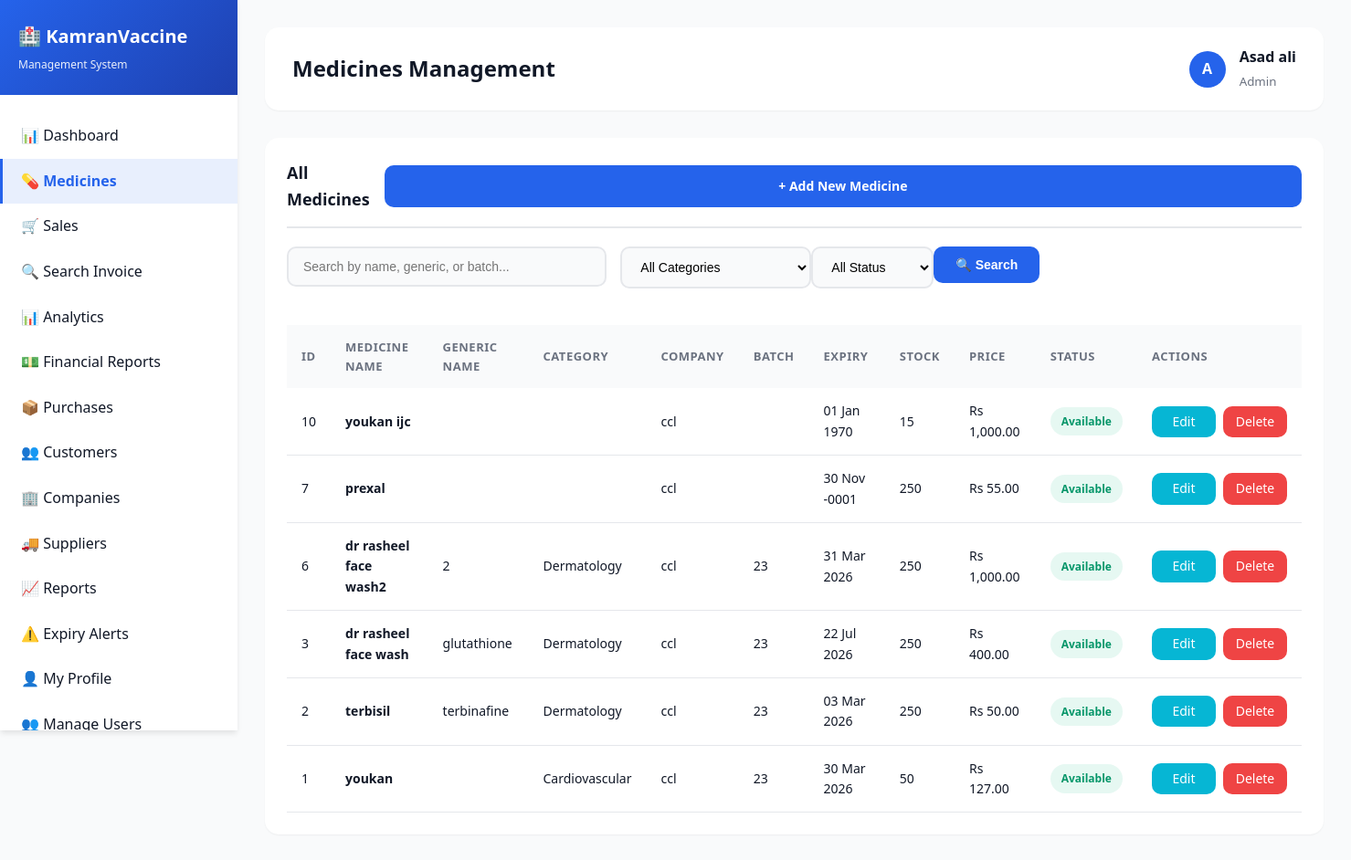
The page /admin/medicines.php (signed in) on the database as committed earlier.
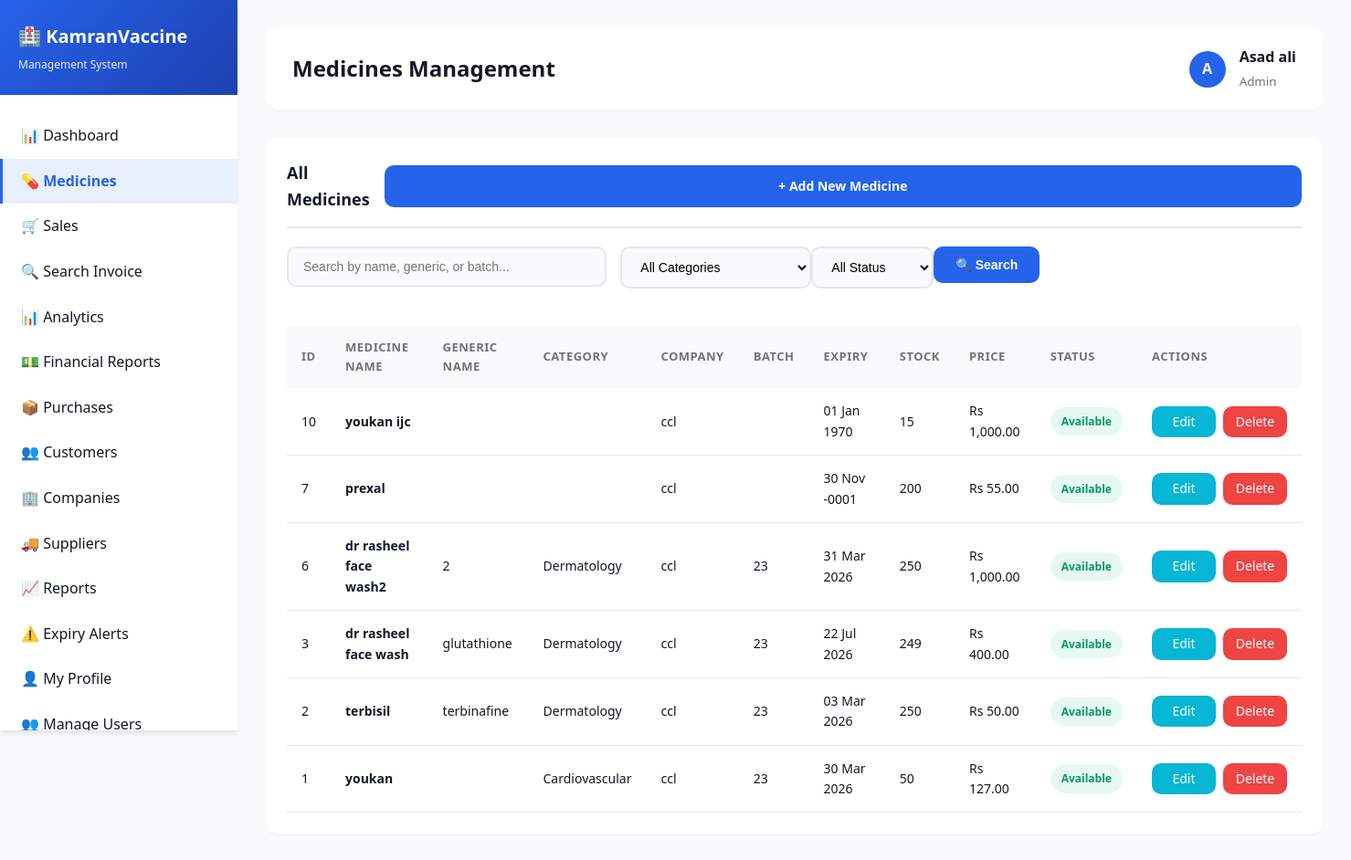
The same page on the database as committed later.
### tables this page shows
CREATE TABLE `medicines` (
  `id` int(11) NOT NULL AUTO_INCREMENT,
  `medicine_name` varchar(255) NOT NULL,
  `generic_name` varchar(255) DEFAULT NULL,
  `category_id` int(11) DEFAULT NULL,
  `company_id` int(11) DEFAULT NULL,
  `batch_number` varchar(100) DEFAULT NULL,
  `barcode` varchar(100) DEFAULT NULL,
  `manufacturing_date` date DEFAULT NULL,
  `expiry_date` date DEFAULT NULL,
  `purchase_price` decimal(10,2) NOT NULL,
  `selling_price` decimal(10,2) NOT NULL,
  `mrp` decimal(10,2) DEFAULT NULL,
  `quantity` int(11) DEFAULT 0,
  `reorder_level` int(11) DEFAULT 10,
  `rack_location` varchar(100) DEFAULT NULL,
  `description` text DEFAULT NULL,
  `side_effects` text DEFAULT NULL,
  `dosage` varchar(255) DEFAULT NULL,
  `status` enum('available','out_of_stock','expired') DEFAULT 'available',
  `created_at` timestamp NOT NULL DEFAULT current_timestamp(),
  `updated_at` timestamp NOT NULL DEFAULT current_timestamp() ON UPDATE current_timestamp(),
  PRIMARY KEY (`id`),
  UNIQUE KEY `barcode` (`barcode`),
  KEY `company_id` (`company_id`),
  KEY `category_id` (`category_id`),
  KEY `idx_medicine_name` (`medicine_name`),
  KEY `idx_barcode` (`barcode`),
  KEY `idx_expiry` (`expiry_date`),
  KEY `idx_status` (`status`),
  CONSTRAINT `medicines_ibfk_1` FOREIGN KEY (`company_id`) REFERENCES `companies` (`id`) ON DELETE SET NULL,
  CONSTRAINT `medicines_ibfk_2` FOREIGN KEY (`category_id`) REFERENCES `categories` (`id`) ON DELETE SET NULL
);

CREATE TABLE `companies` (
  `id` int(11) NOT NULL AUTO_INCREMENT,
  `company_name` varchar(255) NOT NULL,
  `contact_person` varchar(255) DEFAULT NULL,
  `phone` varchar(20) DEFAULT NULL,
  `email` varchar(255) DEFAULT NULL,
  `address` text DEFAULT NULL,
  `city` varchar(100) DEFAULT NULL,
  `country` varchar(100) DEFAULT NULL,
  `website` varchar(255) DEFAULT NULL,
  `status` enum('active','inactive') DEFAULT 'active',
  `created_at` timestamp NOT NULL DEFAULT current_timestamp(),
  PRIMARY KEY (`id`),
  KEY `idx_company_name` (`company_name`)
);

CREATE TABLE `categories` (
  `id` int(11) NOT NULL AUTO_INCREMENT,
  `category_name` varchar(255) NOT NULL,
  `description` text DEFAULT NULL,
  `created_at` timestamp NOT NULL DEFAULT current_timestamp(),
  PRIMARY KEY (`id`)
);

### admin/medicines.php (the view, shortened to what this page needs)
<?php
include("includes/header.php");
$search = isset($_GET['search']) ? mysqli_real_escape_string($conn, $_GET['search']) : '';
$query = "SELECT m.*, c.company_name, cat.category_name FROM medicines m
    LEFT JOIN companies c ON m.company_id = c.id
    LEFT JOIN categories cat ON m.category_id = cat.id WHERE 1=1";
$query .= " ORDER BY m.id DESC";
$medicines = mysqli_query($conn, $query);
?>
<div class="card">
    <div class="card-header" style="display: flex; justify-content: space-between; align-items: center;">
        <h3>All Medicines</h3>
        <a href="add_medicine.php" class="btn btn-primary">+ Add New Medicine</a>
    </div>
    <div class="card-body">
        <form method="GET" style="margin-bottom: 20px;">
            <div class="row">
                <div class="col-md-4">
                    <div class="form-group">
                        <input type="text" name="search" class="form-control" placeholder="Search by name, generic, or batch..." value="<?php echo htmlspecialchars($search); ?>">
                    </div>
                </div>
                <div class="col-md-3">
                    <div class="form-group">
                        <select name="category" class="form-control">
                            <option value="0">All Categories</option>
                        </select>
                    </div>
                </div>
                <div class="col-md-3">
                    <div class="form-group">
                        <select name="status" class="form-control">
                            <option value="">All Status</option>
                        </select>
                    </div>
                </div>
                <div class="col-md-2">
                    <button type="submit" class="btn btn-primary" style="width: 100%;">🔍 Search</button>
                </div>
            </div>
        </form>
        <div class="table-responsive">
            <table>
                <thead>
                    <tr>
                        <th>ID</th>
                        <th>Medicine Name</th>
                        <th>Generic Name</th>
                        <th>Category</th>
                        <th>Company</th>
                        <th>Batch</th>
                        <th>Expiry</th>
                        <th>Stock</th>
                        <th>Price</th>
                        <th>Status</th>
                        <th>Actions</th>
                    </tr>
                </thead>
                <tbody>
                    <?php while ($med = mysqli_fetch_assoc($medicines)): ?>
                    <tr>
                        <td><?php echo $med['id']; ?></td>
                        <td><strong><?php echo $med['medicine_name']; ?></strong></td>
                        <td><?php echo $med['generic_name']; ?></td>
                        <td><?php echo $med['category_name']; ?></td>
                        <td><?php echo $med['company_name']; ?></td>
                        <td><?php echo $med['batch_number']; ?></td>
                        <td><?php echo date('d M Y', strtotime($med['expiry_date'])); ?></td>
                        <td>
                            <?php if ($med['quantity'] <= $med['reorder_level']): ?>
                                <span class="badge badge-danger"><?php echo $med['quantity']; ?></span>
                            <?php else: ?>
                                <?php echo $med['quantity']; ?>
                            <?php endif; ?>
                        </td>
                        <td>Rs <?php echo number_format($med['selling_price'], 2); ?></td>
                        <td>
                            <?php if ($med['status'] == 'available'): ?>
                                <span class="badge badge-success">Available</span>
                            <?php elseif ($med['status'] == 'expired'): ?>
                                <span class="badge badge-danger">Expired</span>
                            <?php else: ?>
                                <span class="badge badge-warning">Out of Stock</span>
                            <?php endif; ?>
                        </td>
                        <td>
                            <div class="action-buttons">
                                <a href="edit_medicine.php?id=<?php echo $med['id']; ?>" class="btn btn-info btn-sm">Edit</a>
                                <a href="?delete=<?php echo $med['id']; ?>" class="btn btn-danger btn-sm" onclick="return confirm('Are you sure?')">Delete</a>
                            </div>
                        </td>
                    </tr>
                    <?php endwhile; ?>
                </tbody>
            </table>
        </div>
    </div>
</div>
<?php include("includes/footer.php"); ?>

Rows that differ between the two databases and show on the page:
changed medicines "prexal": quantity "250" → "200"
changed medicines "dr rasheel face wash": quantity "250" → "249"
